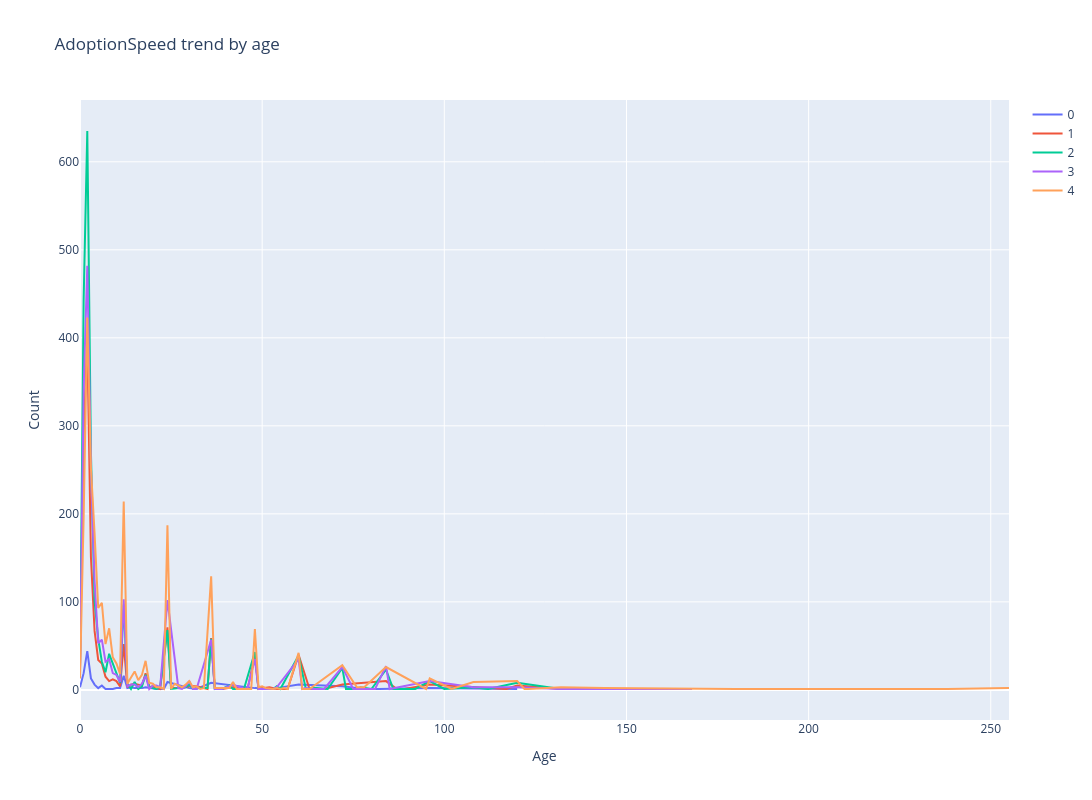

The cell this chart's notebook holds for it:
### Code cell
##AdoptionSpeed trend by age
import plotly.graph_objects as go
import plotly.offline as py
data = []
for a in range(5):
    df = dogs.loc[dogs['AdoptionSpeed'] == a]

    data.append(go.Scatter(x =df['Age'].value_counts().sort_index().index,
                          y = df['Age'].value_counts().sort_index().values,
                          name = str(a)))

fig = go.Layout(dict(title = 'AdoptionSpeed trend by age',
                     xaxis = dict(title = 'Age'),
                     yaxis = dict(title = 'Count'),
                     width=3200),
                     height=800)

py.iplot(dict(data=data,layout=fig),filename='AdoptionSpeed trend by age')

### Figure 1 — Plotly figure (JSON) as saved in the notebook; plotly's stock layout.template omitted (floating-point values rounded to 4 significant figures)
{"data": [{"name": "0", "type": "scatter", "x": [0, 1, 2, 3, 4, 5, 6, 7, 8, 9, 10, 11, 12, 13, 14, 15, 17, 18, 21, 22, 23, 24, 30, 32, 36, 48, 53, 54, 60, 72, 78, 82, 96, 120], "y": [3, 19, 44, 13, 6, 2, 5, 1, 1, 1, 2, 2, 16, 2, 3, 2, 2, 3, 1, 1, 1, 9, 2, 1, 8, 2, 1, 2, 6, 4, 1, 1, 2, 1]}, {"name": "1", "type": "scatter", "x": [0, 1, 2, 3, 4, 5, 6, 7, 8, 9, 10, 11, 12, 13, 14, 15, 16, 17, 18, 19, 20, 21, 22, 24, 25, 27, 28, 30, 32, 35, 36, 37, 38, 39, 42, 46, 48, 49, 50, 52, 53, 54, 55, 56, 57, 60, 63, 65, 67, 72, 84, 87, 89, 96, 108, 117, 120, 132], "y": [24, 289, 400, 151, 67, 34, 30, 15, 10, 12, 10, 4, 52, 3, 6, 7, 6, 5, 19, 3, 4, 2, 1, 71, 2, 2, 2, 4, 4, 1, 59, 2, 1, 1, 3, 1, 39, 1, 2, 3, 2, 1, 1, 1, 1, 40, 1, 1, 1, 6, 10, 1, 1, 6, 3, 1, 5, 1]}, {"name": "2", "type": "scatter", "x": [0, 1, 2, 3, 4, 5, 6, 7, 8, 9, 10, 11, 12, 13, 14, 15, 16, 17, 18, 19, 20, 21, 22, 24, 25, 27, 29, 30, 31, 32, 33, 35, 36, 37, 38, 39, 41, 42, 45, 48, 49, 50, 51, 53, 54, 55, 60, 62, 64, 65, 68, 72, 73, 74, 76, 77, 80, 84, 86, 88, 91, 92, 96, 100, 108, 112, 120, 132, 156], "y": [25, 443, 635, 270, 101, 58, 32, 20, 41, 30, 17, 8, 97, 7, 1, 9, 1, 4, 17, 4, 2, 1, 4, 68, 1, 2, 3, 6, 1, 2, 2, 2, 58, 1, 2, 1, 5, 1, 1, 43, 1, 1, 1, 1, 4, 1, 39, 1, 2, 2, 1, 25, 1, 1, 1, 3, 1, 23, 1, 1, 1, 1, 10, 1, 3, 1, 8, 1, 1]}, {"name": "3", "type": "scatter", "x": [0, 1, 2, 3, 4, 5, 6, 7, 8, 9, 10, 11, 12, 13, 14, 15, 16, 17, 18, 19, 20, 21, 22, 24, 27, 28, 29, 30, 31, 32, 36, 37, 39, 42, 45, 46, 48, 49, 50, 51, 52, 53, 54, 60, 61, 62, 64, 66, 67, 72, 75, 81, 84, 85, 96, 108, 120, 132, 135, 144, 168], "y": [20, 341, 482, 253, 123, 53, 57, 32, 35, 19, 17, 9, 103, 4, 6, 6, 3, 7, 16, 1, 5, 5, 3, 102, 2, 1, 4, 10, 1, 1, 57, 1, 1, 6, 1, 2, 35, 1, 1, 1, 1, 1, 3, 35, 1, 2, 1, 1, 1, 26, 1, 1, 27, 1, 10, 3, 3, 1, 1, 1, 1]}, {"name": "4", "type": "scatter", "x": [0, 1, 2, 3, 4, 5, 6, 7, 8, 9, 10, 11, 12, 13, 14, 15, 16, 17, 18, 19, 20, 21, 22, 23, 24, 25, 26, 27, 28, 29, 30, 31, 32, 33, 34, 36, 37, 38, 39, 41, 42, 43, 46, 47, 48, 49, 50, 51, 53, 54, 55, 56, 57, 60, 61, 62, 63, 72, 76, 78, 84, 95, 96, 102, 108, 120, 122, 123, 132, 144, 180, 212, 238, 255], "y": [13, 196, 423, 252, 178, 93, 99, 52, 70, 37, 30, 18, 214, 7, 14, 21, 11, 17, 33, 8, 7, 3, 3, 1, 187, 1, 7, 5, 3, 6, 10, 3, 4, 1, 2, 129, 2, 2, 2, 2, 9, 1, 1, 1, 69, 3, 4, 2, 1, 2, 1, 2, 1, 42, 1, 1, 1, 28, 3, 3, 26, 1, 13, 1, 9, 10, 1, 1, 3, 2, 1, 1, 1, 2]}], "layout": {"height": 800, "title": {"text": "AdoptionSpeed trend by age"}, "width": 3200, "xaxis": {"title": {"text": "Age"}}, "yaxis": {"title": {"text": "Count"}}}}
